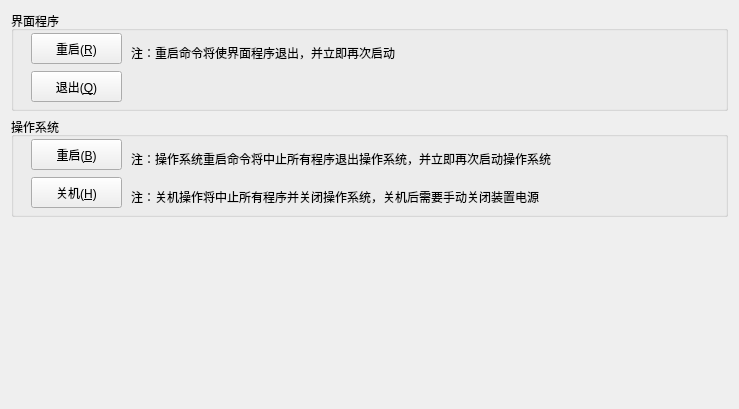
<?xml version="1.0" encoding="UTF-8"?>
<ui version="4.0">
 <class>CViewQuit</class>
 <widget class="QWidget" name="CViewQuit">
  <property name="geometry">
   <rect>
    <x>0</x>
    <y>0</y>
    <width>739</width>
    <height>409</height>
   </rect>
  </property>
  <property name="windowTitle">
   <string>CViewQuit</string>
  </property>
  <layout class="QGridLayout" name="gridLayout">
   <item row="0" column="0">
    <widget class="QGroupBox" name="groupBox">
     <property name="minimumSize">
      <size>
       <width>0</width>
       <height>100</height>
      </size>
     </property>
     <property name="title">
      <string>界面程序</string>
     </property>
     <widget class="QPushButton" name="pushButtonResetHmi">
      <property name="geometry">
       <rect>
        <x>20</x>
        <y>22</y>
        <width>91</width>
        <height>31</height>
       </rect>
      </property>
      <property name="text">
       <string>重启(&amp;R)</string>
      </property>
      <property name="icon">
       <iconset resource="ssp_gui.qrc">
        <normaloff>:/ssp_gui/Resources/hujiaozhuanyi.gif</normaloff>:/ssp_gui/Resources/hujiaozhuanyi.gif</iconset>
      </property>
     </widget>
     <widget class="QLabel" name="label">
      <property name="geometry">
       <rect>
        <x>120</x>
        <y>72</y>
        <width>551</width>
        <height>16</height>
       </rect>
      </property>
      <property name="text">
       <string/>
      </property>
     </widget>
     <widget class="QPushButton" name="pushButtonQuitHmi">
      <property name="geometry">
       <rect>
        <x>20</x>
        <y>60</y>
        <width>91</width>
        <height>31</height>
       </rect>
      </property>
      <property name="text">
       <string>退出(&amp;Q)</string>
      </property>
      <property name="icon">
       <iconset resource="ssp_gui.qrc">
        <normaloff>:/ssp_gui/Resources/W95MBX01.ICO</normaloff>:/ssp_gui/Resources/W95MBX01.ICO</iconset>
      </property>
     </widget>
     <widget class="QLabel" name="label_2">
      <property name="geometry">
       <rect>
        <x>120</x>
        <y>34</y>
        <width>551</width>
        <height>16</height>
       </rect>
      </property>
      <property name="text">
       <string>注：重启命令将使界面程序退出，并立即再次启动</string>
      </property>
     </widget>
    </widget>
   </item>
   <item row="1" column="0">
    <widget class="QGroupBox" name="groupBox_2">
     <property name="minimumSize">
      <size>
       <width>0</width>
       <height>100</height>
      </size>
     </property>
     <property name="title">
      <string>操作系统</string>
     </property>
     <widget class="QPushButton" name="pushButtonResetSys">
      <property name="geometry">
       <rect>
        <x>20</x>
        <y>22</y>
        <width>91</width>
        <height>31</height>
       </rect>
      </property>
      <property name="text">
       <string>重启(&amp;B)</string>
      </property>
      <property name="icon">
       <iconset resource="ssp_gui.qrc">
        <normaloff>:/ssp_gui/Resources/KEY04.ICO</normaloff>:/ssp_gui/Resources/KEY04.ICO</iconset>
      </property>
     </widget>
     <widget class="QLabel" name="label_5">
      <property name="geometry">
       <rect>
        <x>120</x>
        <y>72</y>
        <width>551</width>
        <height>16</height>
       </rect>
      </property>
      <property name="text">
       <string>注：关机操作将中止所有程序并关闭操作系统，关机后需要手动关闭装置电源</string>
      </property>
     </widget>
     <widget class="QPushButton" name="pushButtonHaltSys">
      <property name="geometry">
       <rect>
        <x>20</x>
        <y>60</y>
        <width>91</width>
        <height>31</height>
       </rect>
      </property>
      <property name="text">
       <string>关机(&amp;H)</string>
      </property>
      <property name="icon">
       <iconset resource="ssp_gui.qrc">
        <normaloff>:/ssp_gui/Resources/MSGBOX01.ICO</normaloff>:/ssp_gui/Resources/MSGBOX01.ICO</iconset>
      </property>
     </widget>
     <widget class="QLabel" name="label_6">
      <property name="geometry">
       <rect>
        <x>120</x>
        <y>34</y>
        <width>551</width>
        <height>16</height>
       </rect>
      </property>
      <property name="text">
       <string>注：操作系统重启命令将中止所有程序退出操作系统，并立即再次启动操作系统</string>
      </property>
     </widget>
    </widget>
   </item>
   <item row="2" column="0">
    <spacer name="verticalSpacer">
     <property name="orientation">
      <enum>Qt::Vertical</enum>
     </property>
     <property name="sizeHint" stdset="0">
      <size>
       <width>20</width>
       <height>176</height>
      </size>
     </property>
    </spacer>
   </item>
  </layout>
 </widget>
 <layoutdefault spacing="6" margin="11"/>
 <resources>
  <include location="ssp_gui.qrc"/>
 </resources>
 <connections/>
</ui>
